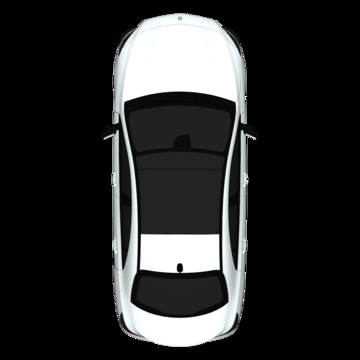
#> input picture parkinglotlayout/parkinglotimages/carpng.png, 360 x 360 px; its folder holds only this picture in this run
$ python attempt3.py
#> lines starting #> are read from the running program, lines starting #| are printed output that depends on the picture; after the words box and inside, x2 and y2 are one past the last pixel; in counts of white or black regions, pixels touching at a corner belong together
import cv2
import os
import numpy as np

# Refined parking lot grid line highlighting

def highlight_gridlines(image_path):
    # Load the image, and convert it to grayscale (black & white)
#> called with image_path = './parkinglotimages/carpng.png'
    image = cv2.imread(image_path)
#> image is the input picture: shape (360, 360, 3); mean B, G, R 43, 42.9, 42.4

    gray = cv2.cvtColor(image, cv2.COLOR_BGR2GRAY)
    cv2.imshow('Grayscale Image', gray)

    # Reduce noise in the image by applying gaussian filter:
    blur1 = cv2.GaussianBlur(gray, (5, 5), 0)
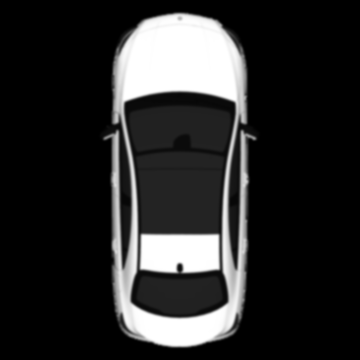
#> blur1: shape (360, 360); min 0, max 255, mean 42.8
    cv2.imshow('Gaussian Blur Image', blur1)

    # Try adding another filter for smoother results:
    filtered = cv2.bilateralFilter(gray, 9, 75, 75)
    cv2.imshow('Bilateral Filter Image', filtered)
        # didnt affect anything, visually speaking

    # Apply adaptive thresholding to separate foreground from background, using difference in pixel intensities
    thresh = cv2.adaptiveThreshold(filtered, 255, cv2.ADAPTIVE_THRESH_GAUSSIAN_C, cv2.THRESH_BINARY_INV, 11, 2)
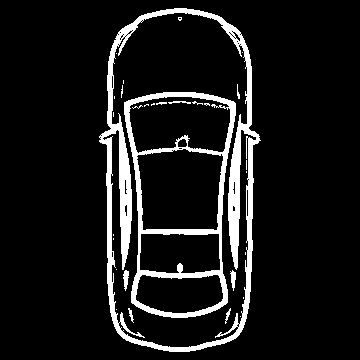
#> thresh: shape (360, 360); 9.6% white; 30 white regions (21 under 20 px), largest, box (x1, y1, x2, y2) and area: (99, 8, 261, 352) 7741, (124, 92, 236, 318) 4237, (123, 270, 129, 291) 81
    cv2.imshow('Adaptive Threshold Image', thresh)
        # modified adaptive thresholding parameters to filter the image

    # Additional noise reduction step:
    kernel = np.ones((3, 3), np.uint8)
    opening = cv2.morphologyEx(thresh, cv2.MORPH_OPEN, kernel)
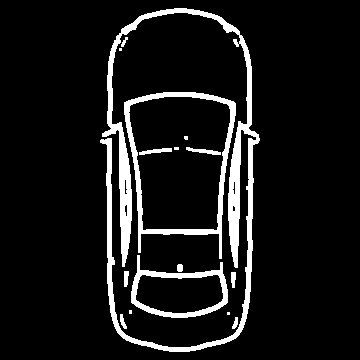
#> opening: shape (360, 360); 8.9% white; 16 white regions (5 under 20 px)
    cv2.imshow('Morphology Image', opening)

    # Determine the contours using the separated foreground and background
    contours, _ = cv2.findContours(thresh, cv2.RETR_EXTERNAL, cv2.CHAIN_APPROX_SIMPLE)
#> contours = 1 contour; box (x1, y1, x2, y2) and area: (99, 8, 261, 352) 46345
    # contours, _ = cv2.findContours(thresh, cv2.RETR_TREE, cv2.CHAIN_APPROX_SIMPLE)

    # Draw the contours/gridlines
    contour_image = np.zeros_like(image)
    cv2.drawContours(contour_image, contours, -1, (0, 255, 0), 2)
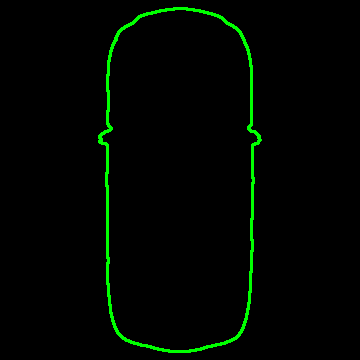
#> contour_image: shape (360, 360, 3); mean of channels 0, 1, 2 0, 5.8, 0; drawn as B, G, R

    # Show the results
    # cv2.imshow('Thresholded Image', thresh)
    cv2.imshow('Contours', contour_image)
    cv2.waitKey(0)
    cv2.destroyAllWindows()

if __name__ == "__main__":
    parking_lot_images = './parkinglotimages'  # Replace with your input folder path

    images = os.listdir(parking_lot_images)
    for image in images:
        if image.lower().endswith(('.png', '.jpg', '.jpeg', '.bmp')):
            image_path = os.path.join(parking_lot_images, image)
            highlight_gridlines(image_path)
